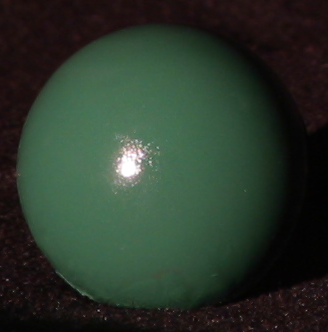
#> input picture 3D Reconstruction/sphere/sphere1.png, 328 x 332 px
$ jupyter execute --allow-errors 'Assignment 2.ipynb'   (Python 2 division)   (older library calls are emulated)
#> lines starting #> are read from the running program, lines starting #| are printed output that depends on the picture
# CSE 252A Computer Vision I Fall 2017
## Assigment 2

---
This assignment contains theoretical and programming exercises. If you plan to submit hand written answers for theoretical exercises, please be sure your writing is readable and merge those in order with the final pdf you create out of this notebook.

## Problem 1: Irradiance [4 pts]
Consider a rectangular surface with vertices (-3,-2,1); (3,-2,1); (-3,2,1) and (3,2,1).
The radiance on the surface is given by $L.(x^2+y^2+3)$ where L is a constant.

What is the irradiance arriving at the position (0,0,0) with the normal vector (0,0,1)?

## Problem 2: Irradiance [4 pts]
Consider a cylinder with radius r and height h whose base is centered at z=0 along the xy-plane.
The walls of the cylinder have a constant radiance L and the top of the cylinder has constant radiance 2L.

What is the irradiance E at the point (0,0,0) assuming that the surface at (0,0,0) has a normal vector of (0,0,1)?

## Problem 3: Diffused Objects and Shading Fields [4 pts]
We see a diffuse sphere centered at the origin, with radius one and albedo $\rho$, in an orthographic camera, looking down the z-axis.

This sphere is illuminated by a distant point light source whose direction is (0,0,1). There is no other illumination.

Show that the shading field in the camera is $\rho\sqrt{1-x^2-y^2}$.

## Problem 4: Occlusion, Umbra and Penumbra [2 pts]
We have a square area source and a square occluder, both paraller to a plane.

The edge length of the source is half that of the occluder, and they are vertically above one another with their centers aligned.

1). What is the shape of the umbra?

2). What is the shape of the outside boundary of the penumbra?

## Problem 5: Photometric Stereo, Specularity Removal, Light Direction [20 pts]

The  goal  of  this  part  of  the  assignment  is  to  implement  a  couple  of  different  algorithms  that  re-
construct a surface using the concept of photometric stereo.

Additionally, you will implement the specular removal technique of Mallick et al., which enables photometric stereo reconstruction of certain non-Lambertian materials.

You can assume a Lambertian reflectance function once specularties are removed, but the albedo is unknown and non-constant in the images.

Your program will take in multiple images as input along with the light source direction (and color when necessary) for each image.

Lastly, you will have to implement a code to calculate the light direction on images of specular objects.

### Part 1: [6 pts]
Implement the photometric stereo technique described in Forsyth and Ponce 5.4 and the lecture notes.

Your program should have two parts:

a)  Read in the images and corresponding light source directions, and estimate the surface normals and albedo map.

b)  Reconstruct the depth map from the normals. You can first try the naive scanline-based shape by integration method described in the book.  If this does not work well on real images, you can use the implementation of the Horn integration technique given below in horn_integrate function.

Try using only im1, im2 and im4 first. Display your outputs as mentioned below.

Then use all four images. (Most accurate).

For each of the above cases you must output:

1). The estimated albedo map

2). The estimated surface normals by either showing
    a). Needle map OR
    b). Three images showing components of surface normal

3). A wireframe of depth map

Note: You will find all the data for this part in synthetic_data.pickle

[cell 1]
## Example: How to read and access data from a pickle
import pickle
import matplotlib.pyplot as plt

pickle_in = open("synthetic_data.pickle")
#> (reads 3D Reconstruction/synthetic_data.pickle from the repository)
#> (the rest of this cell did not finish here and is left out)

[cell 2]
import numpy as np
from scipy.signal import convolve
from numpy import linalg

# [43 lines left out: function horn_integrate, not called in this run]

[cell 3]
# [6 lines left out: function fix_light, not called in this run]

def norm(b):
    return np.sqrt(np.sum(b**2))

# [47 lines left out: function photometric_stereo, not called in this run]

[cell 4]
from mpl_toolkits.mplot3d import Axes3D
import numpy as np

pickle_in = open("synthetic_data.pickle","rb")
#> (the rest of this cell did not finish here and is left out)

### Part 2: [4 pts]
Implement the specularity removal technique described in Beyond Lambert: Reconstructing Specular Surfaces Using Color (by Mallick, Zickler, Kriegman, and Belhumeur; CVPR 2005).

Your program should input an RGB image and light source color and output the corresponding SUV image.

Try this out first with the specular sphere images and then with the pear images.

For each specular sphere and pear images, include

1). The original image (in RGB colorspace).

2). The recovered S channel of the image.

3). The recovered diffuse part of the image - Use $G = \sqrt{U^2+V^2}$ to represent the diffuse part.

Note: You will find all the data for this part in specular_sphere.pickle and specular_pear.pickle

[cell 5]
# [42 lines left out: functions get_rot_mat, RGBToSUV, not called in this run]

[cell 6]
# sphere rgb ----> SUV
import pickle
import numpy as np
#> (the rest of this cell did not finish here and is left out)

#> (a cell that did not finish here is left out)

### Part 3: [3 pts]
Combine parts 1 and 2 by running your photometric stereo code on the diffuse components of the specular sphere and pear images.

For comparison, run your photometric stereo code on the original images (converted to grayscale) as well. You should notice erroneous "bumps" in the resulting reconstructions, as a result of violating the Lambertian assumption.

For each specular sphere and pear image sets, using all the four images, include:

1). The estimated albedo map (original and diffuse)

2). The estimated surface normals (original and diffuse) by either showing
    a). Needle map OR
    b). Three images showing components of surface normal

3). A wireframe of depth map (original and diffuse)

[cell 8]
def rgb2gray(rgb):
    return np.dot(rgb[...,:3], [0.299, 0.587, 0.114])

#------------------------------------------------------------------
#
#------------------------------------------------------------------

#> (the rest of this cell did not finish here and is left out)

#> (a cell that did not finish here is left out)

#> (a cell that did not finish here is left out)

#> (a cell that did not finish here is left out)

### Part 4: [7 pts]
Often times the light direction is unknown. In these cases it is required to estimate the light direction using a
highly specular ball.

a). Derive the equations/working-logic to find the light direction L, using the center of the ball, $C = (x,y)^T$, and the brightest point in the image $B = (x,y)^T$. You may find this equation useful: $L = 2N(R.N) - R$ where R is the reflection direction and N is the surface normal. The camera is looking down the z-axis. You may submit a hand-written/typed derivation for this part OR make a seperate markdown cell for it and type it there.

b). Complete the function light_direction(), compute_center(), compute_brightest(), compute_radius() with a code that calculates the light direction in the 8 sphere images in sphere.zip.

c). Using all the images, include a wireframe of depth map

[cell 12]
import numpy as np
import matplotlib.pyplot as plt

# [27 lines left out: functions compute_radius, compute_center, compute_brightest, light_direction, not called in this run]

[cell 13]
from scipy.misc import imread
from mpl_toolkits.mplot3d import Axes3D
im1 = imread('sphere/sphere1.png',flatten=True)
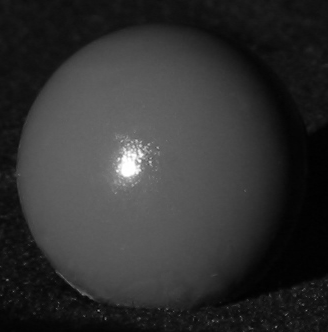
#> im1: shape (332, 328) float32; min 0.712, max 255, mean 50.3
im2 = imread('sphere/sphere2.png',flatten=True)
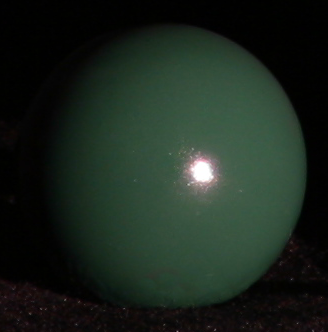
#> input picture 3D Reconstruction/sphere/sphere2.png, 328 x 332 px
#> im2: shape (332, 328) float32; min 0, max 255, mean 34
im3 = imread('sphere/sphere3.png',flatten=True)
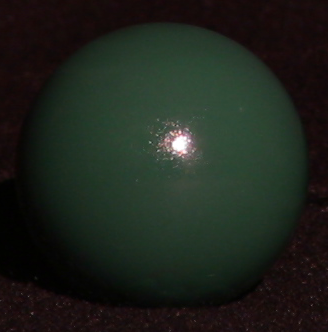
#> input picture 3D Reconstruction/sphere/sphere3.png, 328 x 332 px
#> im3: shape (332, 328) float32; min 0, max 255, mean 33
im4 = imread('sphere/sphere4.png',flatten=True)
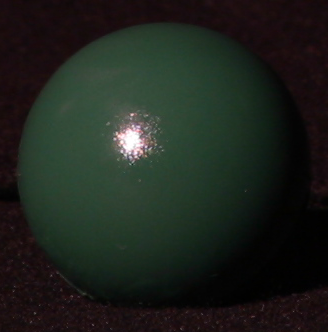
#> input picture 3D Reconstruction/sphere/sphere4.png, 328 x 332 px
#> im4: shape (332, 328) float32; min 0, max 255, mean 33
im5 = imread('sphere/sphere5.png',flatten=True)
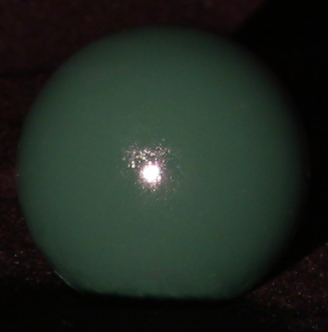
#> input picture 3D Reconstruction/sphere/sphere5.png, 328 x 332 px
#> im5: shape (332, 328) float32; min 0.712, max 255, mean 37.3
im6 = imread('sphere/sphere6.png',flatten=True)
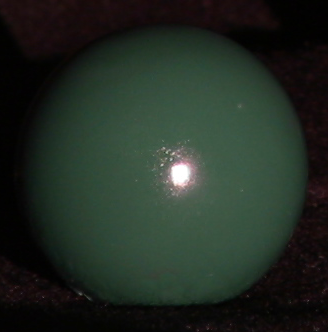
#> input picture 3D Reconstruction/sphere/sphere6.png, 328 x 332 px
#> im6: shape (332, 328) float32; min 0, max 255, mean 40
#> (the rest of this cell did not finish here and is left out)
